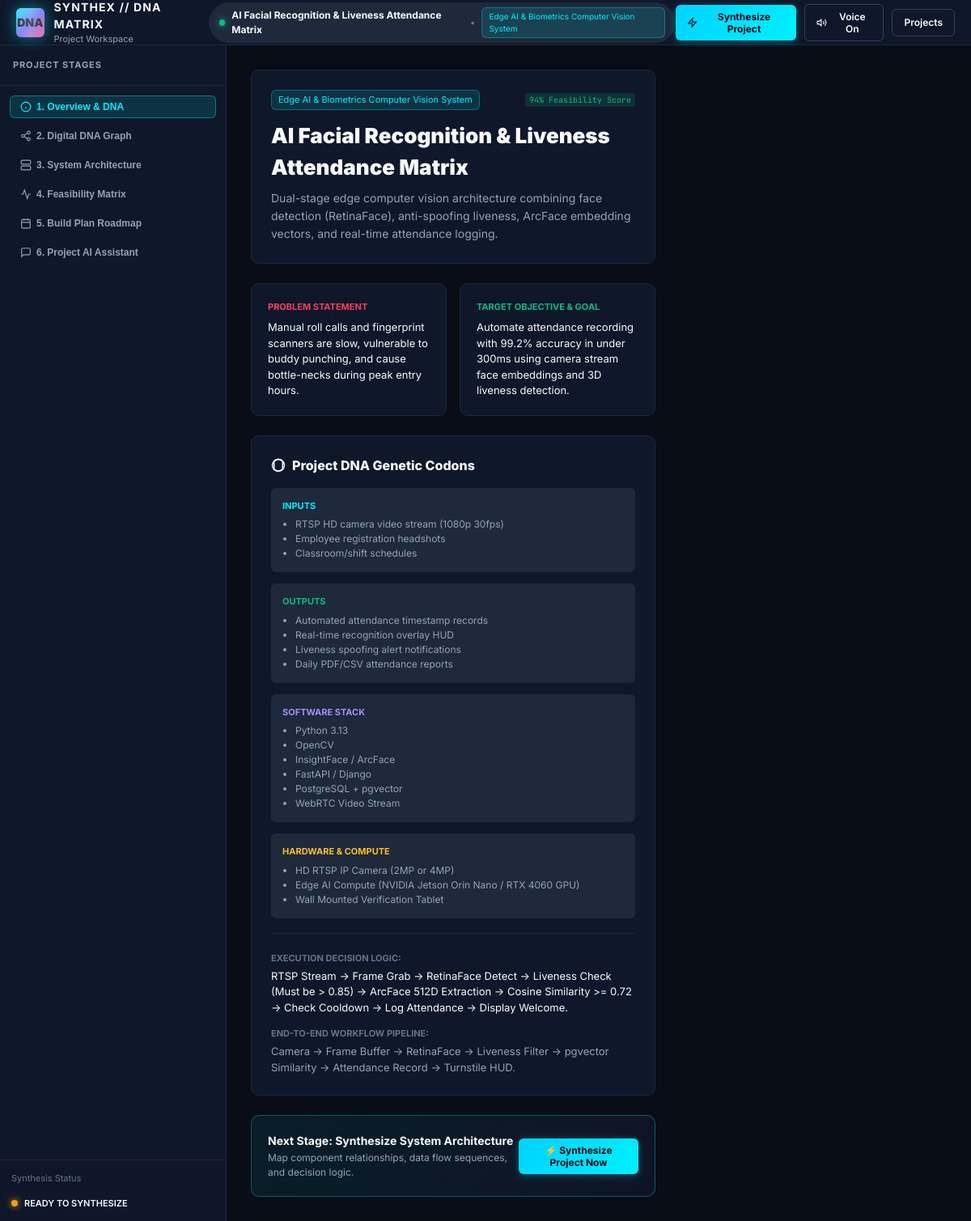
Screenshot of /projects/9/ with the database file from the repository.
### matrix/models.py (models this page shows, shortened)
class Project(models.Model):
    title = models.CharField(max_length=255)
    project_type = models.CharField(max_length=100, default="Software System")
    idea_input = models.TextField(blank=True, default="")
    problem_statement = models.TextField(blank=True, default="")
    goal = models.TextField(blank=True, default="")
    summary = models.TextField(blank=True, default="")
    target_users = models.JSONField(default=list, blank=True)
    is_synthesized = models.BooleanField(default=False)
    feasibility_score = models.IntegerField(default=85)
    feasibility_summary = models.TextField(blank=True, default="")
    feasibility_breakdown = models.JSONField(default=dict, blank=True)
    feasibility_details = models.JSONField(default=dict, blank=True)
    tech_stack = models.JSONField(default=dict, blank=True)
    dna_data = models.JSONField(default=dict, blank=True)
    architecture_data = models.JSONField(default=dict, blank=True)
    build_plan = models.JSONField(default=list, blank=True)
    risks_mitigations = models.JSONField(default=list, blank=True)
    created_at = models.DateTimeField(auto_now_add=True)
    updated_at = models.DateTimeField(auto_now=True)
    class Meta:
        ordering = ['-created_at']
    @property
    def build_progress_percent(self):
        if not self.build_plan:
            return 0
        total = len(self.build_plan)
        completed = sum(1 for step in self.build_plan if step.get('status') == 'completed')
        return int((completed / total) * 100)

### matrix/views.py (the view)
# urls.py: path("projects/<int:project_id>/", views.project_workspace_view, name="project_workspace"),
def project_workspace_view(request, project_id):
    project = get_object_or_404(Project, pk=project_id)
    return render(request, "matrix/project_workspace.html", {
        "project": project,
        "assistant_intro": DEFAULT_ASSISTANT_INTRO
    })

### templates/matrix/project_workspace.html (shortened to what this page needs)
{% load static %}
<!DOCTYPE html>
<html lang="en">
<head>
  <link rel="stylesheet" href="{% static 'css/workspace.css' %}">
</head>
<body>
<div class="app-container">
  <header class="app-header">
    <div class="brand-section">
      <a href="/" style="text-decoration: none; color: inherit;" class="brand-logo">
        <div class="logo-badge">DNA</div>
        <div class="brand-titles">
          <div class="brand-title">SYNTHEX // DNA MATRIX</div>
          <div class="brand-sub">Project Workspace</div>
        </div>
      </a>
    </div>
    <div class="header-meta">
      <div class="active-project-pill">
        <span class="status-dot"></span>
        <span id="header-project-name" style="font-weight: 700; color: var(--text-primary);">{{ project.title }}</span>
        <span style="color: var(--text-muted);">&bull;</span>
        <span class="tag tag-cyan" style="font-size: 10px;">{{ project.project_type }}</span>
      </div>
    </div>
    <div class="header-actions">
      <button class="btn btn-primary" id="btn-synthesize-project" onclick="synthesizeProject()">
        <svg width="14" height="14" viewBox="0 0 24 24" fill="none" stroke="currentColor" stroke-width="2"><polygon points="13 2 3 14 12 14 11 22 21 10 12 10 13 2"></polygon></svg>
        <span id="synthesize-btn-text">{% if project.is_synthesized %}Re-Synthesize Architecture{% else %}Synthesize Project{% endif %}</span>
      </button>
      <button class="btn btn-outline" id="btn-toggle-voice" onclick="toggleVoiceOutput()">
        <svg width="14" height="14" viewBox="0 0 24 24" fill="none" stroke="currentColor" stroke-width="2"><polygon points="11 5 6 9 2 9 2 15 6 15 11 19 11 5"></polygon><path d="M19.07 4.93a10 10 0 0 1 0 14.14M15.54 8.46a5 5 0 0 1 0 7.07"></path></svg>
        Voice On
      </button>
      <a href="/projects/" class="btn btn-outline" style="text-decoration: none;">Projects</a>
    </div>
  </header>
  <main class="app-workspace">
    <aside class="workspace-sidebar">
      <div class="sidebar-header">
        <div class="sidebar-title">Project Stages</div>
      </div>
      <div class="project-list-container" style="padding: 12px; display: flex; flex-direction: column; gap: 8px;">
        <button class="stage-nav-pill active" onclick="switchSection('overview')">
          <svg width="14" height="14" viewBox="0 0 24 24" fill="none" stroke="currentColor" stroke-width="2"><circle cx="12" cy="12" r="10"></circle><line x1="12" y1="16" x2="12" y2="12"></line><line x1="12" y1="8" x2="12.01" y2="8"></line></svg>
          1. Overview & DNA
        </button>
        <button class="stage-nav-pill" onclick="switchSection('digital-dna')">
          2. Digital DNA Graph
        </button>
        <button class="stage-nav-pill" onclick="switchSection('architecture')">
          <svg width="14" height="14" viewBox="0 0 24 24" fill="none" stroke="currentColor" stroke-width="2"><rect x="2" y="2" width="20" height="8" rx="2" ry="2"></rect><rect x="2" y="14" width="20" height="8" rx="2" ry="2"></rect><line x1="6" y1="6" x2="6.01" y2="6"></line><line x1="6" y1="18" x2="6.01" y2="18"></line></svg>
          3. System Architecture
        </button>
        <button class="stage-nav-pill" onclick="switchSection('feasibility')">
          <svg width="14" height="14" viewBox="0 0 24 24" fill="none" stroke="currentColor" stroke-width="2"><path d="M22 12h-4l-3 9L9 3l-3 9H2"></path></svg>
          4. Feasibility Matrix
        </button>
        <button class="stage-nav-pill" onclick="switchSection('build-plan')">
          <svg width="14" height="14" viewBox="0 0 24 24" fill="none" stroke="currentColor" stroke-width="2"><rect x="3" y="4" width="18" height="18" rx="2" ry="2"></rect><line x1="16" y1="2" x2="16" y2="6"></line><line x1="8" y1="2" x2="8" y2="6"></line><line x1="3" y1="10" x2="21" y2="10"></line></svg>
          5. Build Plan Roadmap
        </button>
        <button class="stage-nav-pill" onclick="switchSection('ai-assistant')">
          <svg width="14" height="14" viewBox="0 0 24 24" fill="none" stroke="currentColor" stroke-width="2"><path d="M21 15a2 2 0 0 1-2 2H7l-4 4V5a2 2 0 0 1 2-2h14a2 2 0 0 1 2 2z"></path></svg>
          6. Project AI Assistant
        </button>
      </div>
      <div class="sidebar-footer">
        <div style="font-size: 11px; color: var(--text-muted); margin-bottom: 6px;">Synthesis Status</div>
        <div style="display: flex; align-items: center; gap: 8px;">
          <span class="status-dot" style="{% if not project.is_synthesized %}background:#f59e0b; box-shadow:0 0 8px #f59e0b;{% endif %}"></span>
          <span id="synthesis-badge" style="font-size: 11px; font-weight: 600; color: var(--text-primary);">
            {% if project.is_synthesized %}SYNTHESIS COMPLETE{% else %}READY TO SYNTHESIZE{% endif %}
          </span>
        </div>
      </div>
    </aside>
    <section class="workspace-stage">
      <div class="stage-viewport" style="overflow-y: auto;">
        <div class="workspace-section active" id="sec-overview" style="padding: 30px; max-width: 1000px; margin: 0 auto; display: flex; flex-direction: column; gap: 24px;">
          <div style="background: var(--bg-surface); border: 1px solid var(--border-subtle); border-radius: var(--radius-md); padding: 24px;">
            <div style="display: flex; align-items: center; justify-content: space-between; margin-bottom: 12px;">
              <span class="tag tag-cyan">{{ project.project_type }}</span>
              <span class="score-tag">{{ project.feasibility_score }}% Feasibility Score</span>
            </div>
            <h1 style="font-size: 26px; font-weight: 900; color: var(--text-primary); margin-bottom: 8px;">{{ project.title }}</h1>
            <p style="font-size: 14px; color: var(--text-secondary); line-height: 1.6;">{{ project.summary }}</p>
          </div>
          <div style="display: grid; grid-template-columns: 1fr 1fr; gap: 16px;">
            <div style="background: var(--bg-surface); border: 1px solid var(--border-subtle); border-radius: var(--radius-md); padding: 20px;">
              <div style="font-size: 11px; font-weight: 700; text-transform: uppercase; color: var(--accent-rose); margin-bottom: 8px;">Problem Statement</div>
              <p style="font-size: 13px; color: var(--text-primary); line-height: 1.5;">{{ project.problem_statement }}</p>
            </div>
            <div style="background: var(--bg-surface); border: 1px solid var(--border-subtle); border-radius: var(--radius-md); padding: 20px;">
              <div style="font-size: 11px; font-weight: 700; text-transform: uppercase; color: var(--accent-emerald); margin-bottom: 8px;">Target Objective & Goal</div>
              <p style="font-size: 13px; color: var(--text-primary); line-height: 1.5;">{{ project.goal }}</p>
            </div>
          </div>
          <div style="background: var(--bg-surface); border: 1px solid var(--border-subtle); border-radius: var(--radius-md); padding: 24px;">
            <h3 style="font-size: 16px; font-weight: 800; color: var(--text-primary); margin-bottom: 16px; display: flex; align-items: center; gap: 8px;">
              <svg width="18" height="18" viewBox="0 0 24 24" fill="none" stroke="currentColor" stroke-width="2"><circle cx="12" cy="12" r="10"></circle><polygon points="12 2 19.07 4.93 19.07 19.07 12 22 4.93 19.07 4.93 4.93 12 2"></polygon></svg>
              Project DNA Genetic Codons
            </h3>
            <div style="display: grid; grid-template-columns: repeat(auto-fit, minmax(220px, 1fr)); gap: 14px;">
              <div style="background: var(--bg-surface-elevated); padding: 14px; border-radius: var(--radius-sm);">
                <div style="font-size: 11px; font-weight: 700; color: var(--accent-cyan); text-transform: uppercase; margin-bottom: 6px;">Inputs</div>
                <ul style="padding-left: 16px; font-size: 12px; color: var(--text-secondary);">
                  {% for item in project.dna_data.inputs %}
                  <li>{{ item }}</li>
                  {% empty %}
                  <li>Telemetry / User Actions</li>
                  {% endfor %}
                </ul>
              </div>
              <div style="background: var(--bg-surface-elevated); padding: 14px; border-radius: var(--radius-sm);">
                <div style="font-size: 11px; font-weight: 700; color: var(--accent-emerald); text-transform: uppercase; margin-bottom: 6px;">Outputs</div>
                <ul style="padding-left: 16px; font-size: 12px; color: var(--text-secondary);">
                  {% for item in project.dna_data.outputs %}
                  <li>{{ item }}</li>
                  {% empty %}
                  <li>Command Actuations</li>
                  {% endfor %}
                </ul>
              </div>
              <div style="background: var(--bg-surface-elevated); padding: 14px; border-radius: var(--radius-sm);">
                <div style="font-size: 11px; font-weight: 700; color: #a78bfa; text-transform: uppercase; margin-bottom: 6px;">Software Stack</div>
                <ul style="padding-left: 16px; font-size: 12px; color: var(--text-secondary);">
                  {% for item in project.dna_data.software %}
                  <li>{{ item }}</li>
                  {% endfor %}
                </ul>
              </div>
              <div style="background: var(--bg-surface-elevated); padding: 14px; border-radius: var(--radius-sm);">
                <div style="font-size: 11px; font-weight: 700; color: #fbbf24; text-transform: uppercase; margin-bottom: 6px;">Hardware & Compute</div>
                <ul style="padding-left: 16px; font-size: 12px; color: var(--text-secondary);">
                  {% for item in project.dna_data.hardware %}
                  <li>{{ item }}</li>
                  {% endfor %}
                </ul>
              </div>
            </div>
            <div style="margin-top: 18px; padding-top: 18px; border-top: 1px solid var(--border-subtle); display: flex; flex-direction: column; gap: 10px;">
              <div>
                <span style="font-size: 11px; font-weight: 700; text-transform: uppercase; color: var(--text-muted);">Execution Decision Logic:</span>
                <p style="font-size: 13px; color: var(--text-primary); margin-top: 4px;">{{ project.dna_data.logic }}</p>
              </div>
              <div>
                <span style="font-size: 11px; font-weight: 700; text-transform: uppercase; color: var(--text-muted);">End-to-End Workflow Pipeline:</span>
                <p style="font-size: 13px; color: var(--text-secondary); margin-top: 4px;">{{ project.dna_data.workflow }}</p>
              </div>
            </div>
          </div>
          <div style="background: linear-gradient(135deg, rgba(0, 240, 255, 0.08) 0%, rgba(99, 102, 241, 0.08) 100%); border: 1px solid rgba(0, 240, 255, 0.3); border-radius: var(--radius-md); padding: 20px; display: flex; align-items: center; justify-content: space-between;">
            <div>
              <div style="font-size: 14px; font-weight: 700; color: var(--text-primary);">Next Stage: Synthesize System Architecture</div>
              <div style="font-size: 12px; color: var(--text-secondary); margin-top: 2px;">Map component relationships, data flow sequences, and decision logic.</div>
            </div>
            <button class="btn btn-primary" onclick="synthesizeProject()">
              ⚡ Synthesize Project Now
            </button>
          </div>
        </div>
      </div>
    </section>
  </main>
</div>
</body>
</html>

### templates/matrix/project_workspace.html (style rules this page uses)
.stage-nav-pill { display: flex; align-items: center; gap: 6px; padding: 6px 12px; border-radius: var(--radius-sm); font-size: 12px; font-weight: 600; color: var(--text-secondary); cursor: pointer; background: transparent; border: 1px solid transparent; transition: all 0.15s ease; }
.stage-nav-pill.active { color: var(--accent-cyan); background: var(--accent-cyan-dim); border-color: rgba(0, 240, 255, 0.4); }

### rows the page displays
Project: title "AI Facial Recognition & Liveness Attendance Matrix", project_type "Edge AI & Biometrics Computer Vision System", feasibility_score "94", summary "Dual-stage edge computer vision architecture combining face detection (RetinaFace), anti-spoofing liveness, ArcFace embedding vectors, and real-time attendance logging.", problem_statement "Manual roll calls and fingerprint scanners are slow, vulnerable to buddy punching, and cause bottle-necks during peak entry hours.", goal "Automate attendance recording with 99.2% accuracy in under 300ms using camera stream face embeddings and 3D liveness detection.", dna_data.logic "RTSP Stream -> Frame Grab -> RetinaFace Detect -> Liveness Check (Must be > 0.85) -> ArcFace 512D Extraction -> Cosine Similarity >= 0.72 -> Check Cooldown -> Log Attendance -> Display Welcome.", dna_data.workflow "Camera -> Frame Buffer -> RetinaFace -> Liveness Filter -> pgvector Similarity -> Attendance Record -> Turnstile HUD."

### other values shown
{{ item }} "RTSP HD camera video stream (1080p 30fps)" "Employee registration headshots" "Classroom/shift schedules"
{{ item }} "Automated attendance timestamp records" "Real-time recognition overlay HUD" "Liveness spoofing alert notifications" "Daily PDF/CSV attendance reports"
{{ item }} "Python 3.13" "OpenCV" "InsightFace / ArcFace" "FastAPI / Django" "PostgreSQL + pgvector" "WebRTC Video Stream"
{{ item }} "HD RTSP IP Camera (2MP or 4MP)" "Edge AI Compute (NVIDIA Jetson Orin Nano / RTX 4060 GPU)" "Wall Mounted Verification Tablet"
